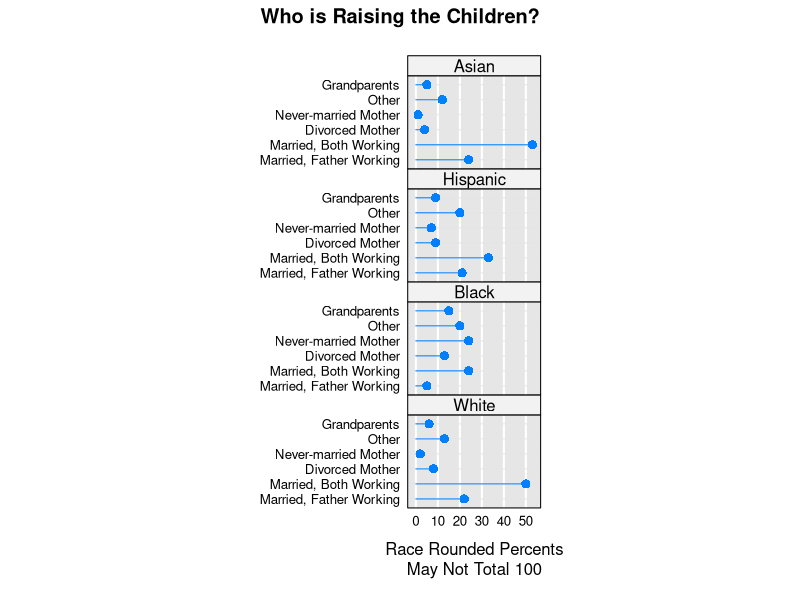
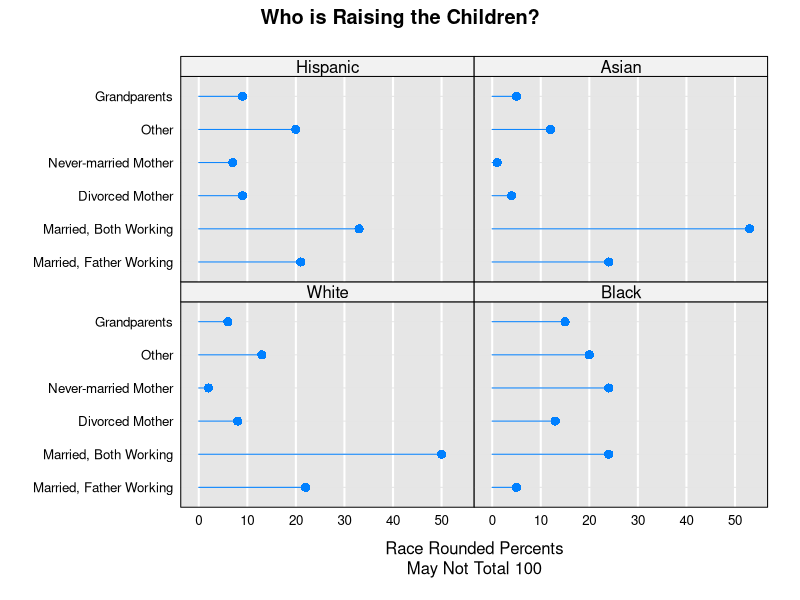
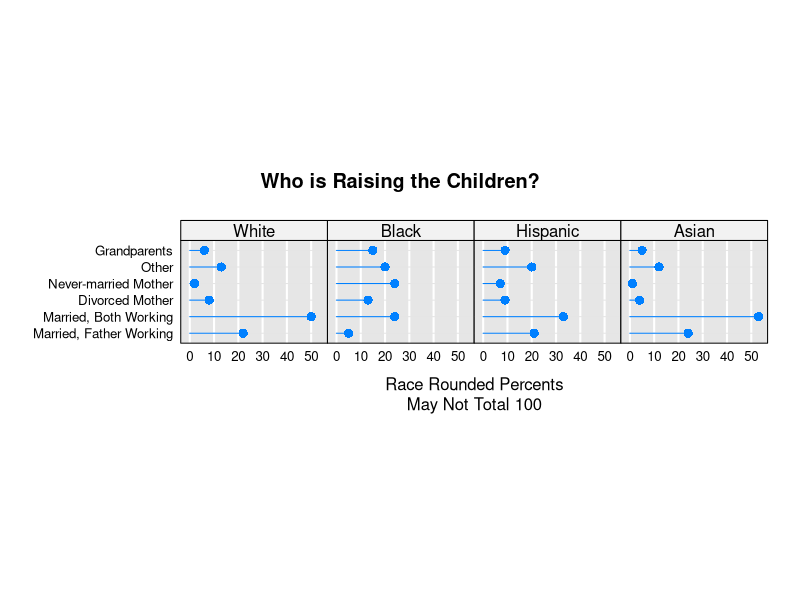
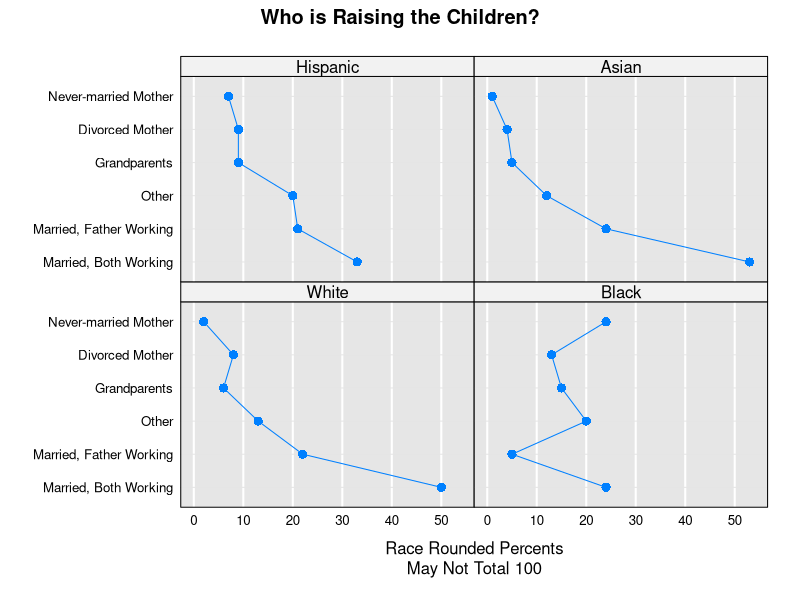
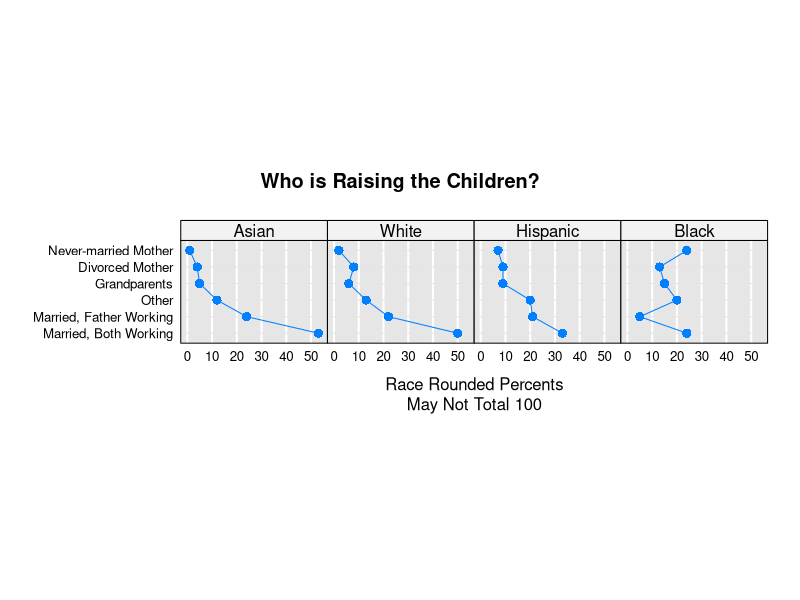
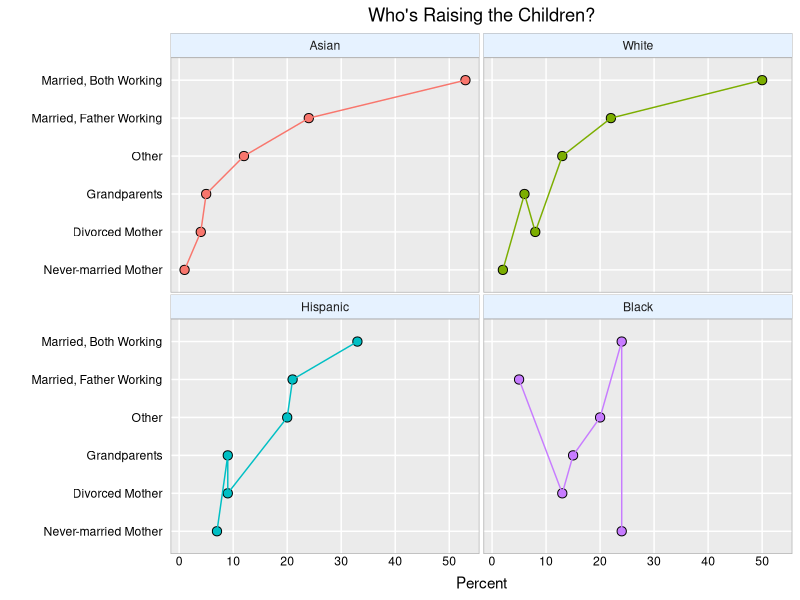
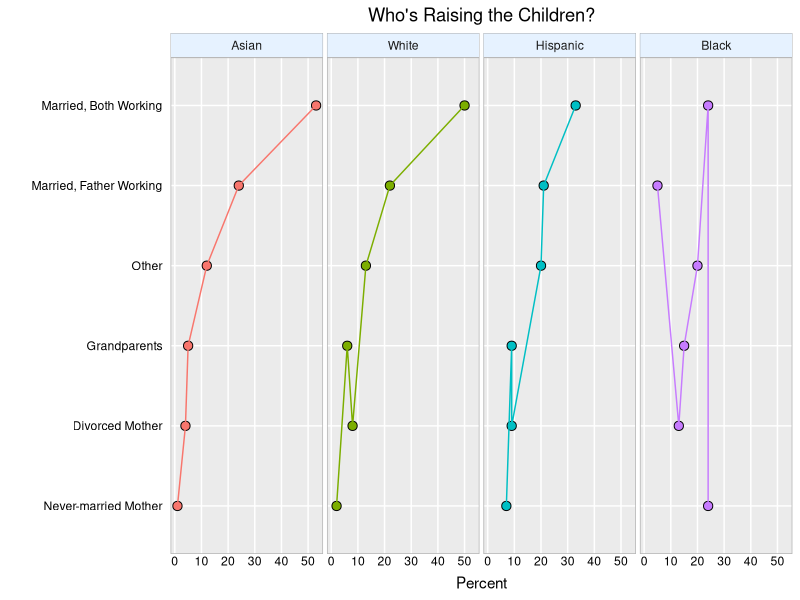
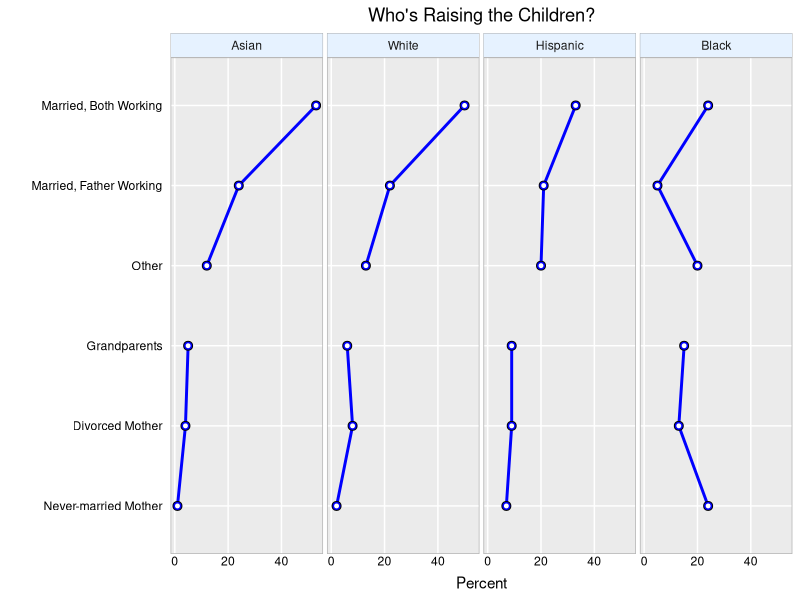

These charts were generated, in order, by the following R code:
## ---- chunk 1
library(lattice)
library(tidyverse)
## ---- chunk 2
hw <- theme_gray()+ theme(
  plot.title=element_text(hjust=0.5),
  plot.subtitle=element_text(hjust=0.5),
  plot.caption=element_text(hjust=-.5),

  strip.text.y = element_blank(),
  strip.background=element_rect(fill=rgb(.9,.95,1),
    colour=gray(.5), size=.2),

  panel.border=element_rect(fill=FALSE,colour=gray(.70)),
  panel.grid.minor.y = element_blank(),
  panel.grid.minor.x = element_blank(),
  panel.spacing.x = unit(0.10,"cm"),
  panel.spacing.y = unit(0.05,"cm"),

# axis.ticks.y= element_blank()
  axis.ticks=element_blank(),
  axis.text=element_text(colour="black"),
  axis.text.y=element_text(margin=margin(0,3,0,3)),
  axis.text.x=element_text(margin=margin(-1,0,3,0))
)

## ---- chunk 3
white <- c(22, 50,  8,  2, 13,  6)
black <- c(5, 24, 13, 24, 20, 15)
hispanic <- c(21, 33,  9,  7, 20, 9)
asian <- c(24, 53,  4,  1, 12,  5)

mat <- cbind(white, black, hispanic, asian)
mat

## ---- chunk 4
type <- c( "Married, Father Working", "Married, Both Working",
          "Divorced Mother","Never-married Mother",
          "Other", "Grandparents")
race <- c("White","Black","Hispanic","Asian")


colnames(mat) <- race
rownames(mat) <- type
mat
## ---- chunk 5
oneColumn = dotplot(mat, groups = FALSE,
  layout = c(1, 4), aspect = .7,
  origin = 0,type = c("p","h"),
  main = "Who is Raising the Children?",
  xlab = "Race Rounded Percents\nMay Not Total 100",
  scales = list(x = list(tck = 0, alternating = FALSE)),
  panel = function(...){
    panel.fill(rgb(.9,.9,.9))
    panel.grid(h = 0,v = -1,col = "white",lwd = 2)
    panel.dotplot(col = rgb(0,.5,1),cex = 1.1,...)
  }
)
oneColumn

## ---- chunk 6
dotplot(mat, groups = FALSE,
  layout = c(2,2),aspect = .7,
  origin = 0,type = c("p","h"),
  main = "Who is Raising the Children?",
  xlab = "Race Rounded Percents\nMay Not Total 100",
  scales = list( x = list(tck = 0, alternating = FALSE)),
  panel = function(...){
    panel.fill(rgb(.9,.9,.9))
    panel.grid(h = 0, v = -1, col = "white", lwd = 2)
    panel.dotplot(col = rgb(0,.5,1),cex = 1.1,...)
  }
)
## ---- chunk 7
dotplot(mat,groups = FALSE,
  layout = c(4,1), aspect = .7,
  origin = 0,type = c("p","h"),
  main = "Who is Raising the Children?",
  xlab = "Race Rounded Percents\nMay Not Total 100",
  scales = list(x = list(tck = 0, alternating = FALSE)),
  panel = function(...){
    panel.fill(rgb(.9,.9,.9))
    panel.grid(h = 0,v = -1,col = "white",lwd = 2)
    panel.dotplot(col = rgb(0,.5,1),cex = 1.1,...)
  }
)
## ---- chunk 8
typeMeans <- rowMeans(mat)
typeMeans


typeOrd <- order(-typeMeans) # in descending order
cbind(mat,typeMeans)[typeOrd,]

## ---- chunk 9
dotplot(mat[typeOrd,],groups = FALSE,
  layout = c(2,2),aspect = .7,
  type = c("p","l"),
  main = "Who is Raising the Children?",
  xlab = "Race Rounded Percents\nMay Not Total 100",
  scales = list(x = list(tck = 0, alternating =  FALSE)),
  panel = function(...){
    panel.fill(rgb(.9,.9,.9))
    panel.grid(h = 0,v = -1,col = "white",lwd = 2)
    panel.dotplot(col = rgb(0,.5,1),cex = 1.1,...)
  }
)
## ---- chunk 10
matOrder = mat[typeOrd,]
raceRow <- t(matOrder) # transpose of the matrix
raceRow


EucDis <- dist(raceRow)
round(EucDis)

## ---- chunk 11
racePoints <- cmdscale(EucDis,k = 1)
round(racePoints)

## ---- chunk 12
raceOrder = order(-round(racePoints))

matfinal = t(raceRow[raceOrder,])
matfinal # final sorted matrix

## ---- chunk 13
dotplot(matfinal,groups = FALSE,
  layout = c(4,1),aspect = .7,
  type = c("p","l"),
  main = "Who is Raising the Children?",
  xlab = "Race Rounded Percents\nMay Not Total 100",
  scales = list(x = list(tck = 0, alternating =  FALSE)),
  panel = function(...){
    panel.fill(rgb(.9,.9,.9))
    panel.grid(h = 0,v = -1,col = "white",lwd = 2)
    panel.dotplot(col = rgb(0,.5,1),cex = 1.1,...)
  }
)
## ---- chunk 14

famRace <- as.data.frame(matfinal) # make a data.frame
famRace

types = rownames(famRace)
famRace$Types = factor(types, ordered = T, levels = rev(types) ) #including row labels as a new column and categorize them as a factor
famRace

rownames(famRace) = NULL # removing row names from the data set (Optional)
famRace
## ---- chunk 15
famRaceType <- gather(famRace, key = Race, value = Percent,Asian:Black,
  factor_key = TRUE)

famRaceType
## ---- chunk 16
#let's complete this together



## ---- chunk 17
ggplot(famRaceType, aes(x= Percent,y=Types,fill = Race,group = Race)) +
  geom_point(shape = 21, size = 2.8) + geom_line(aes(color = Race)) +
  labs(x = "Percent",y="",title = "Who's Raising the Children?")+
  facet_wrap(~Race)+ scale_x_continuous(breaks=seq(0,50,by =10)) + hw + 
  theme(legend.position ="none")
## ---- chunk 18
ggplot(famRaceType, aes(x= Percent,y=Types,fill = Race,group = Race)) +
  geom_point(shape = 21, size = 2.8) + geom_line(aes(color = Race)) +
  scale_x_continuous(breaks=seq(0,50,by =10)) +
  labs(x = "Percent",y ="",title = "Who's Raising the Children?")+
  facet_grid(~Race) + hw + theme(legend.position ="none") 
## ---- chunk 19
famSorted <- mutate(famRaceType,
  G2 = cut(as.numeric(Types),
         breaks = c(0, 3.5, 6))
)

famSorted
## ---- chunk 20

cbind(as.numeric(famSorted$Race),
      as.numeric(famSorted$Types),
      as.numeric(famSorted$G2))
## ---- chunk 21
ggplot(famSorted,aes(x = Percent,y = Types,group = G2))+
  geom_path(color = "blue",size = 1) +
  geom_point(shape = 21,fill = "blue", color = "black", size = 2.7) +
  geom_point(shape = 21,fill = "white",color = 'white',size = 1) +
  labs(x = "Percent",y = "",
       title="Who's Raising the Children?") +
  facet_grid(~Race) + hw
